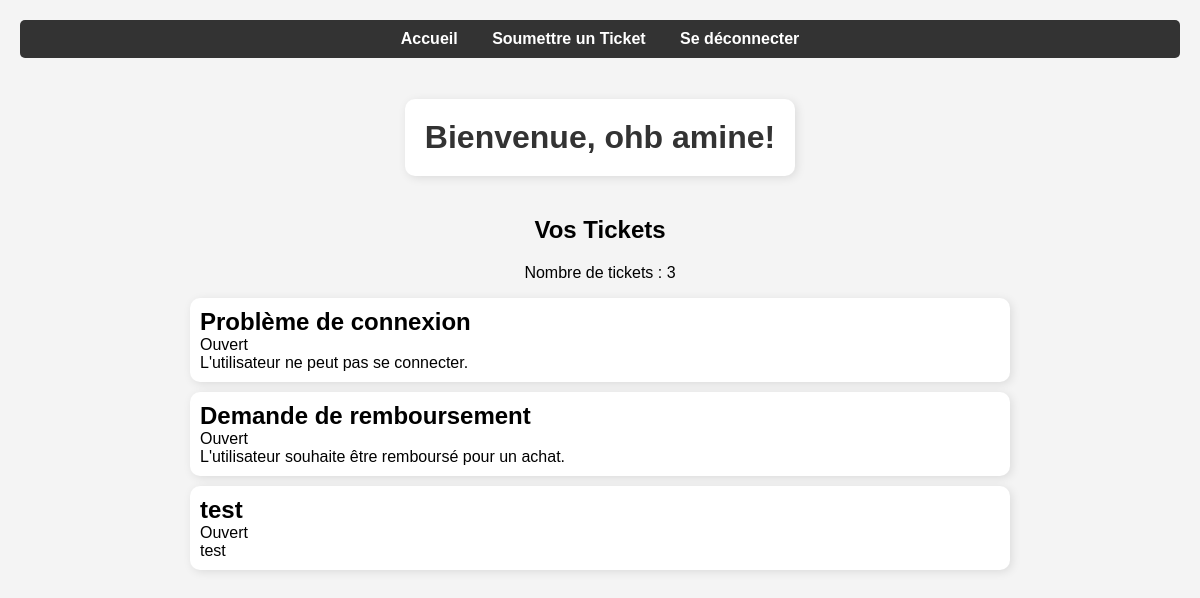
Before: /home (signed in) with the older database file.
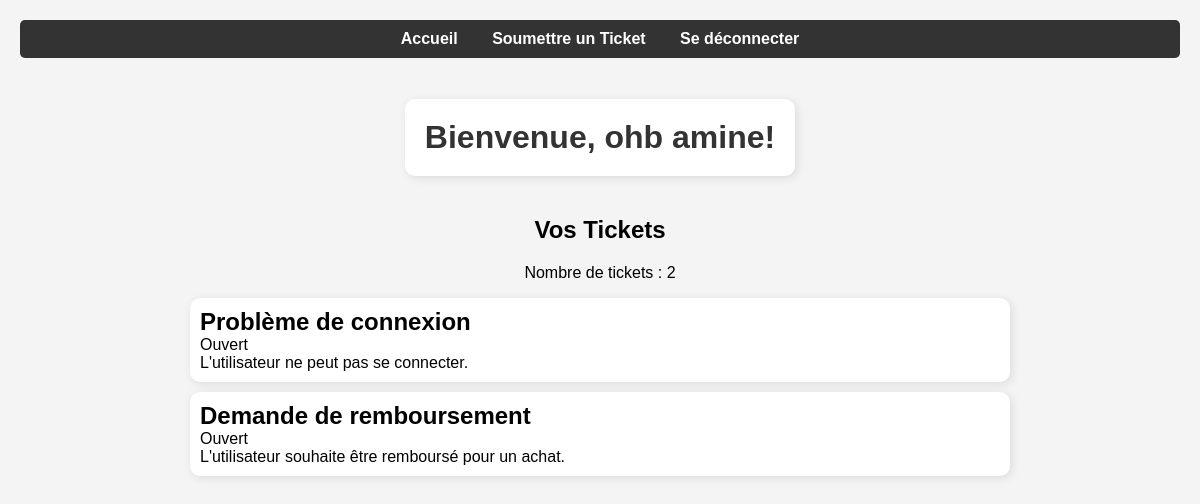
After: the same page with the newer database file.
### app.py (models this page shows)
class Ticket(db.Model):
    id = db.Column(db.Integer, primary_key=True)
    title = db.Column(db.String(100), nullable=False)
    description = db.Column(db.Text, nullable=False)
    priority = db.Column(db.String(50), nullable=True)
    status = db.Column(db.String(50), nullable=False, default='Ouvert')
    date = db.Column(db.DateTime, default=datetime.utcnow)
    user_id = db.Column(db.Integer, db.ForeignKey('user.id'), nullable=False)
    user = db.relationship('User', backref=db.backref('tickets', lazy=True))
    attachment_path = db.Column(db.String(255), nullable=True)

### app.py (the view)
@app.route('/home')
@login_required
def home():
    if current_user.is_admin: # Vérifie si l'utilisateur est un administrateur
        flash("Vous n'avez pas les droits nécessaires pour accéder à cette page.", "danger")
        return redirect(url_for('admin'))
    mail = session.get("mail")
    tickets = Ticket.query.filter_by(user_id=current_user.id).all()
    return render_template('home.html', tickets=tickets, mail=mail)

### app.py (called while the page is built, shortened)
@login_manager.user_loader
def load_user(user_id):
    return User.query.get(int(user_id))

@app.before_request
def block_brute_force():
    ip = request.remote_addr

@app.after_request
def track_failed_attempts(response):
    return response

### templates/home.html (shortened to what this page needs)
<!DOCTYPE html>
<html lang="fr">
<head>
    <link rel="stylesheet" href="{{ url_for('static', filename='styles.css') }}">
</head>
<body>
    <nav>
        <a href="{{ url_for('home') }}">Accueil</a>
        <a href="{{ url_for('submit_ticket') }}">Soumettre un Ticket</a>
        <a href="{{ url_for('logout') }}">Se déconnecter</a>
    </nav>
    <h1>Bienvenue, {{ current_user.nom }} {{ current_user.prenom }}!</h1>
    <br>
    <h2>Vos Tickets</h2>
    <p>Nombre de tickets : {{ tickets|length }}</p>
    {% if tickets %}
        <div class="tickets-container">
            {% for ticket in tickets %}
                <div class="ticket">
                    <div class="ticket-content">
                        <h2>{{ ticket.title }}</h2>
                        <br>
                        <p>{{ ticket.status }}</p>
                        <br>
                        <p>{{ ticket.description }}</p>
                    </div>
                </div>
            {% endfor %}
        </div>
    {% else %}
        <p>Aucun ticket soumis pour le moment.</p>
    {% endif %}
</body>
</html>

Changed rows visible on the page:
removed Ticket: title "test", status "Ouvert", description "test"
Other visible differences:
{{ tickets|length }}: "3" → "2"
